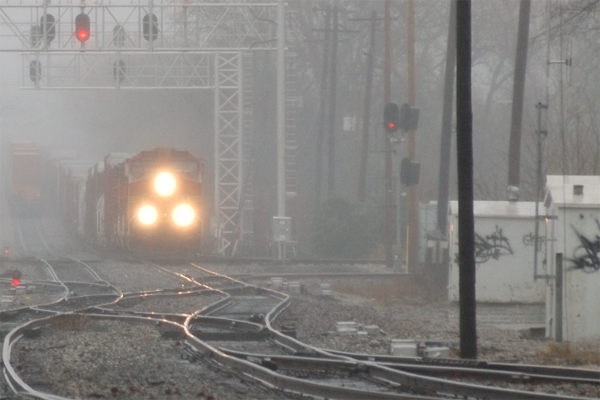
%> input picture JavaVersion/matlab/EnhanceViaRetinexDTCWT/EnhanceViaRetinexDTCWT/images/train.bmp, 600 x 400 px
$ octave demo_each_channel1.m   (GNU Octave 9; MATLAB toolbox functions it lacks are replaced by stand-ins)
%> lines starting %> are read from the running program, lines starting %| are printed output that depends on the picture
### JavaVersion/matlab/OptimizedContrastEnhance/OptimizedContrastEnhance/AirlightEstimate.m
% Airlight Estimation
function A = AirlightEstimate(img, blocksize, showFigure)
im = img;
[M, N, ~] = size(im);
point = [0,0];
y = 1;
while M * N > blocksize
    % divided image into 4 rectangular region
    subim{1} = im(1:floor(M/2), 1:floor(N/2), :);
    subim{2} = im(1:floor(M/2), floor(N/2)+1:end, :);
    subim{3} = im(floor(M/2)+1:end, 1:floor(N/2), :);
    subim{4} = im(floor(M/2)+1:end, floor(N/2)+1:end, :);
    % for each sub-image, calculate its score (mean substract std)
    s(1) = mean2(subim{1}(:,:,1)) - std2(subim{1}(:,:,1)) + ...
        mean2(subim{1}(:,:,2)) - std2(subim{1}(:,:,2)) + ...
        mean2(subim{1}(:,:,3)) - std2(subim{1}(:,:,3));
    s(2) = mean2(subim{2}(:,:,1)) - std2(subim{2}(:,:,1)) + ...
        mean2(subim{2}(:,:,2)) - std2(subim{2}(:,:,2)) + ...
        mean2(subim{2}(:,:,3)) - std2(subim{2}(:,:,3));
    s(3) = mean2(subim{3}(:,:,1)) - std2(subim{3}(:,:,1)) + ...
        mean2(subim{3}(:,:,2)) - std2(subim{3}(:,:,2)) + ...
        mean2(subim{3}(:,:,3)) - std2(subim{3}(:,:,3));
    s(4) = mean2(subim{4}(:,:,1)) - std2(subim{4}(:,:,1)) + ...
        mean2(subim{4}(:,:,2)) - std2(subim{4}(:,:,2)) + ...
        mean2(subim{4}(:,:,3)) - std2(subim{4}(:,:,3));
    % choose the region with highest score
    x = find(s == max(s));
    im = subim{x};
    [M, N, ~] = size(im);
    if showFigure
        % below used for draw the select region
        startpoint = [1,1;1,floor(N/2)+1;floor(M/2)+1,1;...
            floor(M/2)+1,floor(N/2)+1];
        if y > 1
            point = point + startpoint(x,:);% + [-1, -1];
        else
            point = point + startpoint(x,:);
        end
        y = y + 1;
    end
end
% get the selected region
%figure,imshow(imresize(uint8(im),8))
[M, N, ~] = size(im);
im = double(im);
im1 = sqrt((im(:,:,1)-255.0).^2 + (im(:,:,2)-255.0).^2 + ...
            (im(:,:,3)-255.0).^2);
[p, q] = find(im1 == min(min(im1)));
%A = reshape(im(p(1),q(1),:), [1, 3]);
im1 = im(:,:,1);
im2 = im(:,:,2);
im3 = im(:,:,3);
A = im(p(1),q(1),:);
if showFigure
    % draw the patch in the original image
    [~, ~]=draw_rect(img,point,[M,N]);
end

% draw image with selected region
% [58 lines left out: function draw_rect, not called in this run]

### JavaVersion/matlab/OptimizedContrastEnhance/OptimizedContrastEnhance/TransEstimate_each.m
function T = TransEstimate_each(img, patchsz, A, lambda)
[m, n] = size(img);
% resize the input image to match the patch size
if mod(m, patchsz) ~= 0 || mod(n,patchsz) ~= 0
    im = imresize(img, [m - mod(m, patchsz) + patchsz, ...
        n - mod(n, patchsz) + patchsz]);
else
    im = img;
end
% calculate the transmission map
T = zeros(size(im,1),size(im,2));% initial the transmission map
for i = 1 : patchsz : size(im, 1)
    for j = 1 : patchsz : size(im, 2)
        sz = patchsz - 1;
        blk_im = im(i:i+sz,j:j+sz);
        Trans = blkTrsEstimate_each(blk_im, A, lambda);
        T(i:i+sz,j:j+sz) = Trans;
    end
end
T = imresize(T, [m, n]);

### JavaVersion/matlab/OptimizedContrastEnhance/OptimizedContrastEnhance/demo_each_channel1.m
clc,clear
%load image
img = imread('train.bmp');
%> img is the input picture: size 400x600x3 uint8; mean R, G, B 134.1, 131.4, 128.9
img = double(img);
%> img: size 400x600x3 double
[m, n, ~] = size(img);
%> m = 400; n = 600
%**********************find the airlight**********************
blocksize = 200;
showFigure = false;
A = AirlightEstimate(img, blocksize, showFigure);
%> the loop in AirlightEstimate, `while M * N > blocksize` made 6 passes
%> x on passes 1 to 4: 1, 1, 3, 3
%> (x, M, N) on passes 5 to 6: (1, 12, 18), (1, 6, 9)
%> pass 1, in AirlightEstimate, `im = subim{x};`:
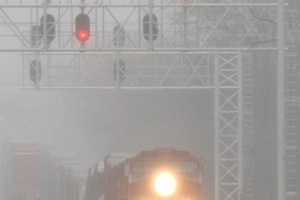
%> im: size 200x300x3 double; mean R, G, B 163.5, 159.7, 157.5
%> pass 2, in AirlightEstimate, `im = subim{x};`:
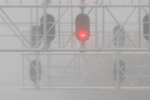
%> im: size 100x150x3 double; mean R, G, B 173.6, 171.4, 171.1
%> pass 3, in AirlightEstimate, `im = subim{x};`:
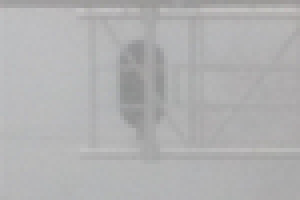
%> im: size 50x75x3 double (shown 4 times larger); mean R, G, B 177, 177, 177.5
%> after the loop in AirlightEstimate, `while M * N > blocksize`: point = [0 0]; s = [556.7 554.6 547.2 545.8]; subim = 4 items; y = 1
%> in AirlightEstimate, `im1 = sqrt((im(:,:,1)-255.0).^2 + (im(:,:,2)-255.0).^2 + (im(:,:,3)-25..`: im1 = [115.5 116.6 118.4 118.4 117.2 116.6 116.6 118.4 119.5; 114.3 118.4 119 120.1 116.6 116.1 118.9 118.4 119.6; 115.5 117.8 119 118.4 116.6 115.5 120.7 118.9 118.9; 118.4 119.6 119 118.4 118.4 116.6 120.1 118.9 120.1; 114.9 120.7 116.1 117.2 120.1 118.9 117.3 118.9 119.5; 113.7 119.5 117.8 119.5 116.6 119.5 120.1 118.9 116]
%> in AirlightEstimate, `[p, q] = find(im1 == min(min(im1)));`: p = 6; q = 1
%> in AirlightEstimate, `im1 = im(:,:,1);`: im1 = [187 187 186 186 187 187 188 187 184; 188 185 186 185 187 187 186 187 185; 187 186 186 186 187 188 186 187 186; 184 183 185 186 186 188 185 186 186; 189 185 187 187 186 186 186 187 186; 189 186 187 186 188 186 185 186 188]
%> in AirlightEstimate, `im2 = im(:,:,2);`: im2 = [188 187 186 186 187 187 187 186 186; 188 186 185 185 187 187 186 186 184; 187 187 185 186 187 187 185 186 186; 187 187 186 186 186 187 184 186 186; 189 184 186 186 186 186 185 186 186; 190 186 187 186 188 186 185 186 188]
%> in AirlightEstimate, `im3 = im(:,:,3);`: im3 = [190 189 188 188 188 189 188 187 188; 191 189 188 187 189 190 187 187 189; 191 188 188 188 189 190 185 186 187; 189 188 188 188 188 188 188 187 185; 188 187 191 189 185 187 191 186 186; 189 186 187 186 187 186 187 187 188]
%> in AirlightEstimate, `A = im(p(1),q(1),:);`: A = [189 190 189]
%> A = [189 190 189]
%*************find and refine the transmission map************
patchsz = 8; % the size of a patch
lambda = 5; % control importance of contrast loss and info. loss
r = 20; % kernel size of guided filter
eps = 10^-6;
T = TransEstimate_each(img(:, :, 1), patchsz, A(1), lambda);
%> in TransEstimate_each, `im = img;`:
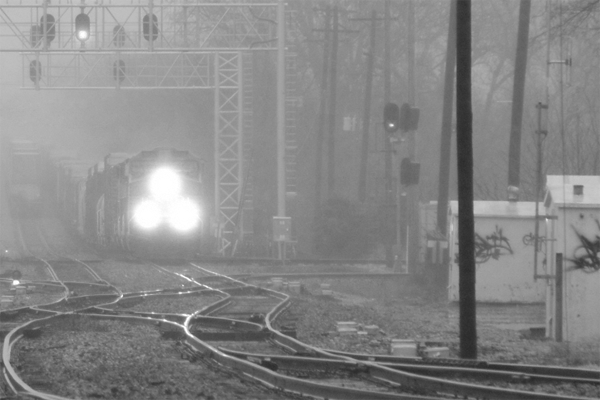
%> im: size 400x600 double; min 41, max 255, mean 134.1
%> after the loop in TransEstimate_each, `for i = 1 : patchsz : size(im, 1)`:
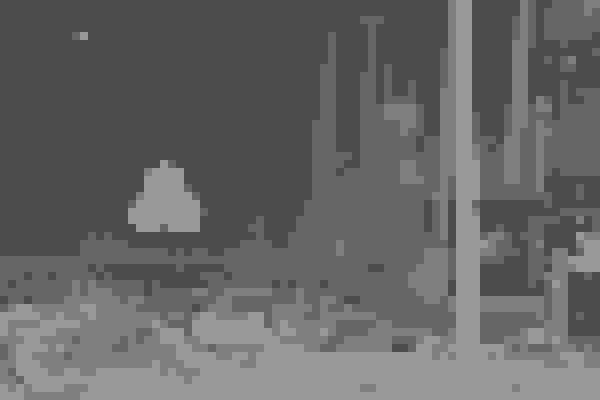
%> T: size 400x600 double; min 0.3, max 0.6, mean 0.402
%> (the run ends here)

$ run again, with JavaVersion/matlab/EnhanceViaRetinexDTCWT/EnhanceViaRetinexDTCWT/images/gugong.bmp copied over JavaVersion/matlab/EnhanceViaRetinexDTCWT/EnhanceViaRetinexDTCWT/images/train.bmp
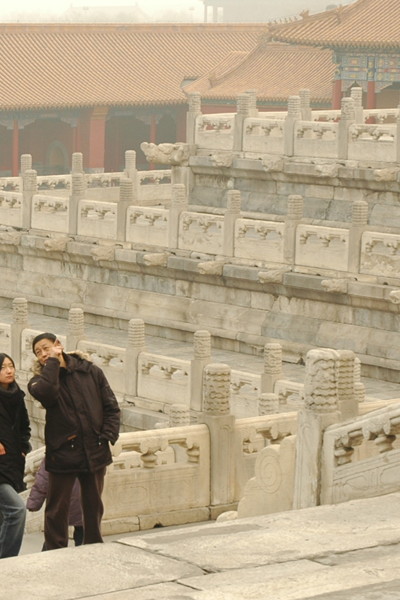
%> input picture JavaVersion/matlab/EnhanceViaRetinexDTCWT/EnhanceViaRetinexDTCWT/images/gugong.bmp, 400 x 600 px
%> img is the input picture: size 600x400x3 uint8; mean R, G, B 181.4, 165.8, 138.9
%> img: size 600x400x3 double
%> the loop in AirlightEstimate, `while M * N > blocksize` made 6 passes
%> x on passes 1 to 4: 4, 4, 3, 3
%> pass 1, in AirlightEstimate, `im = subim{x};`:
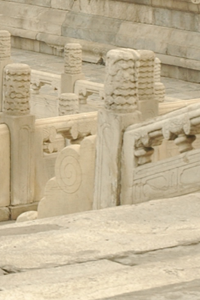
%> im: size 300x200x3 double; mean R, G, B 194.5, 179.4, 149.5
%> after the loop in AirlightEstimate, `while M * N > blocksize`: point = [0 0]; s = [609 613.1 615.3 613.4]; subim = 4 items; y = 1
%> in AirlightEstimate, `im1 = sqrt((im(:,:,1)-255.0).^2 + (im(:,:,2)-255.0).^2 + (im(:,:,3)-25..`: im1 = 10 rows, first 8: [79.18 79.08 81.98 85.19 88.9 93.83; 88.92 97.9 99.83 99.83 91.66 90.03; 85.67 91.4 92.48 96.55 91.66 90.03; 90.55 84.05 74.53 80.39 86.8 90.21; 98.25 95.75 80.39 72.51 82.28 86.98; 69.4 72.51 75.18 70.72 75.64 81.51; 74.92 71.14 80.48 87.02 83.84 79.18; 81.33 83.37 93.45 95.07 80.94 70.95]
%> p = 10; q = 6
%> in AirlightEstimate, `im1 = im(:,:,1);`: im1 = 10 rows, first 8: [229 232 231 229 227 223; 226 221 220 220 225 226; 228 224 224 222 225 226; 225 229 236 232 228 227; 220 222 232 237 230 229; 239 237 235 239 235 231; 236 239 233 230 232 233; 233 232 226 225 233 238]
%> im2 = 10 rows, first 8: [218 218 216 214 211 207; 210 205 205 205 210 211; 212 208 209 207 210 211; 209 213 220 217 213 210; 205 207 217 222 216 212; 224 222 221 223 220 217; 221 224 218 213 215 219; 218 216 209 208 217 223]
%> im3 = 10 rows, first 8: [190 189 187 185 183 181; 184 178 176 176 181 182; 186 183 181 178 181 182; 183 187 192 188 184 182; 178 179 188 193 187 184; 195 193 191 194 191 187; 191 193 187 183 185 188; 186 185 179 178 187 194]
%> in AirlightEstimate, `A = im(p(1),q(1),:);`: A = [242 226 195]
%> after the loop in TransEstimate_each, `for i = 1 : patchsz : size(im, 1)`:
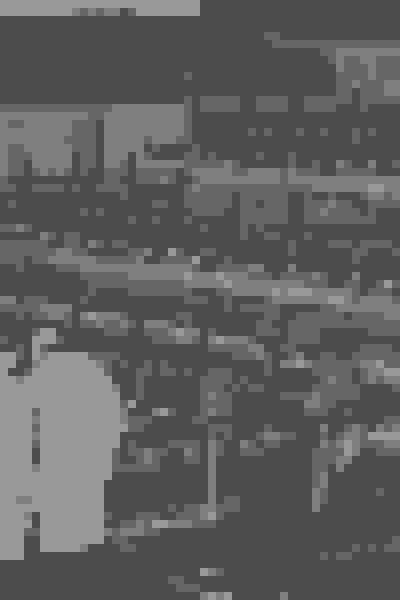
%> T: size 600x400 double; min 0.3, max 0.6, mean 0.373

$ run again, with JavaVersion/matlab/EnhanceViaRetinexDTCWT/EnhanceViaRetinexDTCWT/images/hongkong.bmp copied over JavaVersion/matlab/EnhanceViaRetinexDTCWT/EnhanceViaRetinexDTCWT/images/train.bmp
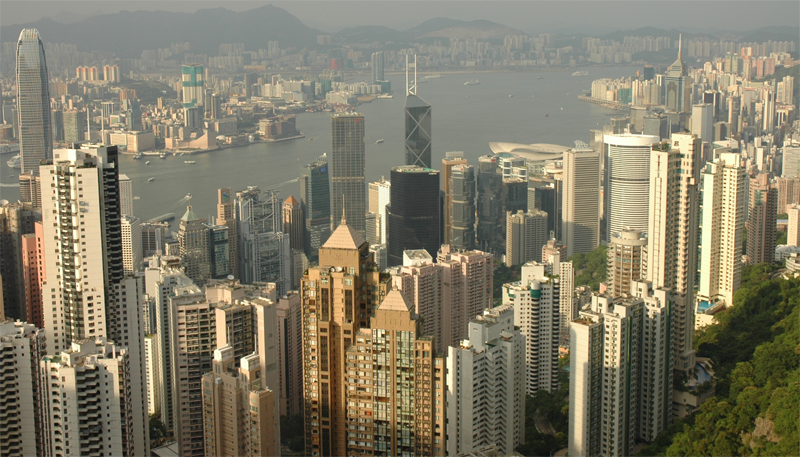
%> input picture JavaVersion/matlab/EnhanceViaRetinexDTCWT/EnhanceViaRetinexDTCWT/images/hongkong.bmp, 800 x 457 px
%> img is the input picture: size 457x800x3 uint8; mean R, G, B 128.8, 123.1, 103.1
%> img: size 457x800x3 double
%> the loop in AirlightEstimate, `while M * N > blocksize` made 6 passes
%> x on passes 1 to 4: 2, 1, 2, 2
%> pass 1, in AirlightEstimate, `im = subim{x};`:
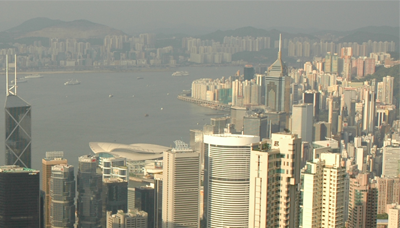
%> im: size 228x400x3 double; mean R, G, B 150.3, 147.8, 131.5
%> after the loop in AirlightEstimate, `while M * N > blocksize`: point = [0 0]; s = [464.9 464.6 464 463.7]; subim = 4 items; y = 1
%> q = 5
%> in AirlightEstimate, `A = im(p(1),q(1),:);`: A = [164 167 162]
%> after the loop in TransEstimate_each, `for i = 1 : patchsz : size(im, 1)`:
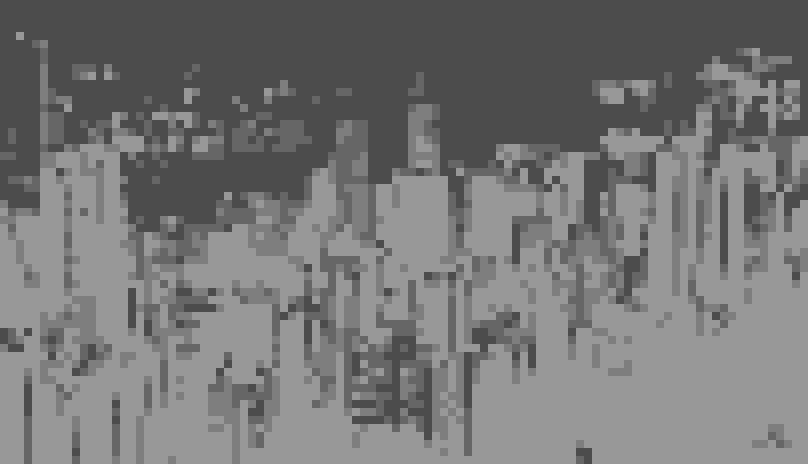
%> T: size 464x808 double; min 0.3, max 0.6, mean 0.463
